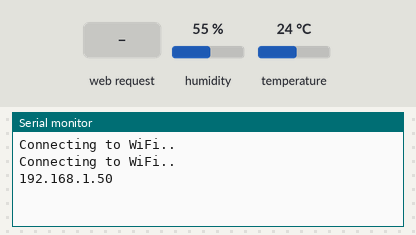
Recording of a sketch running on a simulated ESP32. Parts: the last lines printed to the serial monitor. The inputs (shaded band) are chosen by the test bench; at power-on: humidity 55 %, temperature 24 °C. WiFi joins after 1.5 s; servers stay silent unless stated.

Above: at 3.2 s.
3.3 s: HTTP request GET /temperature received
At 3.7 s:
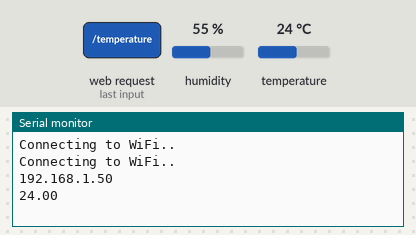
4.8 s: HTTP request GET /humidity received
At 5.2 s:
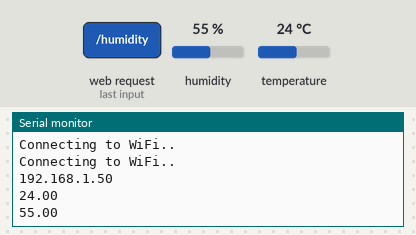

Measured:
- after the input at 3.3 s, the serial monitor: prints a new line at once (image 1)
- after the input at 4.8 s, the serial monitor: prints a new line at once (image 2)

The sketch:

weather_web_server.ino
```cpp
#include "WiFi.h"
#include "ESPAsyncWebServer.h"
#include <Adafruit_Sensor.h>
#include <DHT.h>

// Replace with your network credentials
const char* ssid = "Personal WiFi";
const char* password = "........";

#define DHTPIN 27     // Digital pin connected to the DHT sensor

// type of sensor in use:
#define DHTTYPE    DHT11
DHT dht(DHTPIN, DHTTYPE);

// Create AsyncWebServer object on port 80
AsyncWebServer server(80);

String readDHTTemperature() {
  // Read temperature as Celsius (the default)
  float t = dht.readTemperature();
  // Read temperature as Fahrenheit (isFahrenheit = true)
  //float t = dht.readTemperature(true);
  // Check if any reads failed and exit early (to try again).
  if (isnan(t)) {
    Serial.println("Failed to read from DHT sensor!");
    return "--";
  }
  else {
    Serial.println(t);
    return String(t);
  }
}

String readDHTHumidity() {
  // Sensor readings may also be up to 2 seconds 'old' (its a very slow sensor)
  float h = dht.readHumidity();
  if (isnan(h)) {
    Serial.println("Failed to read from DHT sensor!");
    return "--";
  }
  else {
    Serial.println(h);
    return String(h);
  }
}

const char index_html[] PROGMEM = R"rawliteral(
<!DOCTYPE HTML><html>
<head>
  <meta name="viewport" content="width=device-width, initial-scale=1">
  <link rel="stylesheet" href="https://use.fontawesome.com/releases/v5.7.2/css/all.css" integrity="sha384-fnmOCqbTlWIlj8LyTjo7mOUStjsKC4pOpQbqyi7RrhN7udi9RwhKkMHpvLbHG9Sr" crossorigin="anonymous">
  <style>
    html {
     font-family: Arial;
     display: inline-block;
     margin: 0px auto;
     text-align: center;
    }
    h2 { font-size: 3.0rem; }
    p { font-size: 3.0rem; }
    .units { font-size: 1.2rem; }
    .dht-labels{
      font-size: 1.5rem;
      vertical-align:middle;
      padding-bottom: 15px;
    }
  </style>
</head>
<body>
  <h2>ESP32 Weather station server</h2>
  <p>
    <i class="fas fa-thermometer-half" style="color:#059e8a;"></i>
    <span class="dht-labels">Temperature</span>
    <span id="temperature">%TEMPERATURE%</span>
    <sup class="units">&deg;C</sup>
  </p>
  <p>
    <i class="fas fa-tint" style="color:#00add6;"></i>
    <span class="dht-labels">Humidity</span>
    <span id="humidity">%HUMIDITY%</span>
    <sup class="units">%</sup>
  </p>
</body>
<script>
setInterval(function ( ) {
  var xhttp = new XMLHttpRequest();
  xhttp.onreadystatechange = function() {
    if (this.readyState == 4 && this.status == 200) {
      document.getElementById("temperature").innerHTML = this.responseText;
    }
  };
  xhttp.open("GET", "/temperature", true);
  xhttp.send();
}, 5000 //5sec refresh rate ) ;

setInterval(function ( ) {
  var xhttp = new XMLHttpRequest();
  xhttp.onreadystatechange = function() {
    if (this.readyState == 4 && this.status == 200) {
      document.getElementById("humidity").innerHTML = this.responseText;
    }
  };
  xhttp.open("GET", "/humidity", true);
  xhttp.send();
}, 5000 //5sec refresh rate) ;
</script>
</html>)rawliteral";

// Replaces placeholder with DHT values
String processor(const String& var){
  //Serial.println(var);
  if(var == "TEMPERATURE"){
    return readDHTTemperature();
  }
  else if(var == "HUMIDITY"){
    return readDHTHumidity();
  }
  return String();
}

void setup(){
  // Serial port for debugging purposes
  Serial.begin(115200);

  dht.begin();

  // Connect to Wi-Fi
  WiFi.begin(ssid, password);
  while (WiFi.status() != WL_CONNECTED) {
    delay(1000);
    Serial.println("Connecting to WiFi..");
  }

  // Print ESP32 Local IP Address & paste into your browser
  Serial.println(WiFi.localIP());

  // Route for root / web page
  server.on("/", HTTP_GET, [](AsyncWebServerRequest *request){
    request->send_P(200, "text/html", index_html, processor);
  });
  server.on("/temperature", HTTP_GET, [](AsyncWebServerRequest *request){
    request->send_P(200, "text/plain", readDHTTemperature().c_str());
  });
  server.on("/humidity", HTTP_GET, [](AsyncWebServerRequest *request){
    request->send_P(200, "text/plain", readDHTHumidity().c_str());
  });

  // Start server
  server.begin();
}

void loop(){
  }
```
